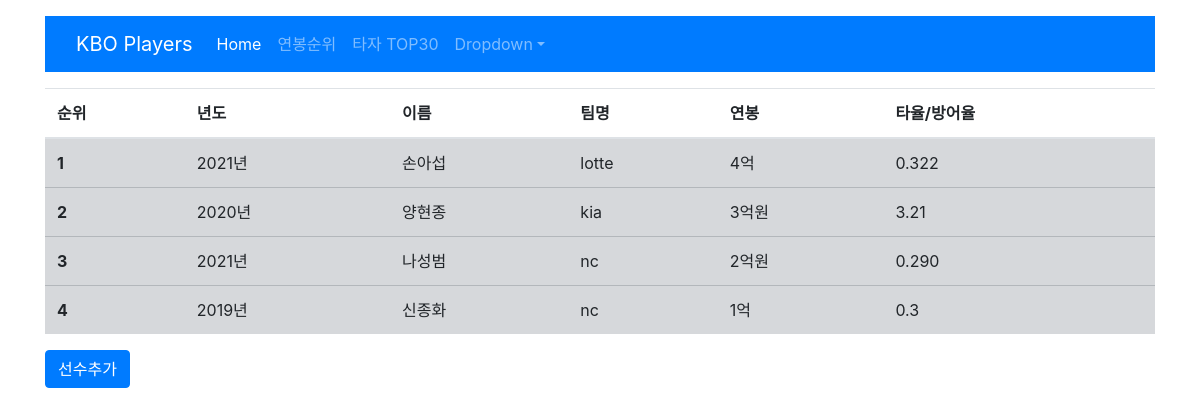
The page /kboplayer/kbo_money_list on the database as committed earlier.
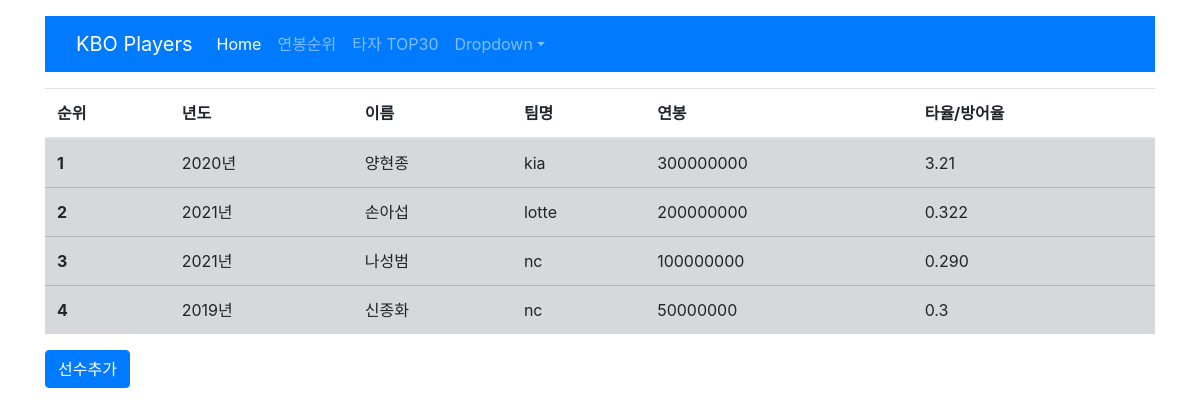
The same page on the database as committed later.
### kbo_player/models.py (models this page shows, shortened)
class Kboplayer(models.Model):
    name = models.CharField(max_length=100) #선수이름
    team = models.CharField(max_length=10,choices=team_choices,default=None) #소속팀명
    position = models.CharField(max_length=5,choices=position_choices,default=None) #포지션
    year_money = models.CharField(max_length=1000,null=True)
    year = models.CharField(max_length=100,null=True)
    created_date = models.DateTimeField(default=timezone.now)
    update_date = models.DateTimeField(blank=True,null=True)
    attack_or_attacked = models.CharField(max_length=100,null=True)

### kbo_player/views.py (the view)
# urls.py: path('player/kbo_money_list',views.kbo_money_list,name = 'kbo_money_list'),
def kbo_money_list(request):
    kbo_player = Kboplayer.objects.all().order_by('-year_money')
    return render(request,'kbo_player/kbo_year_money_list.html',{'players_money':kbo_player})

### kbo_player/templates/kbo_player/kbo_year_money_list.html
{% extends 'kbo_player/base.html' %}
    {% block content %}
    <table class="table table-hover">
  <thead>
    <tr>
      <th scope="col">순위</th>
        <th scope="col">년도</th>
      <th scope="col">이름</th>
      <th scope="col">팀명</th>
      <th scope="col">연봉</th>
      <th scope="col">타율/방어율</th>
    </tr>
  </thead>
  <tbody>
  {% for player in players_money %}
    <tr class="table-secondary">
      <th scope="row">{{forloop.counter}}</th>
      <td>{{player.year}}</td>
      <td>{{player.name}}</td>
      <td>{{player.team}}</td>
      <td>{{player.year_money}}</td>
      <td>{{player.attack_or_attacked}}</td>
    </tr>
{% endfor %}
  </tbody>
</table>
</table>
    {% endblock %}}

Rows that differ between the two databases and show on the page:
changed Kboplayer "양현종": year_money "3억원" → "300000000"; moves up the list
changed Kboplayer "손아섭": year_money "4억" → "200000000"
changed Kboplayer "나성범": year_money "2억원" → "100000000"
changed Kboplayer "신종화": year_money "1억" → "50000000"
